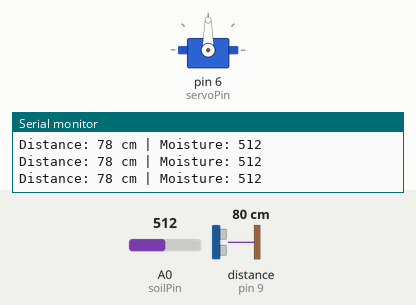
Bench run of a sketch on a simulated Arduino Uno, built with avr-gcc and run on an emulated ATmega328P. Parts: servo, the last lines printed to the serial monitor. Wiring (inferred from the names in the program): ultrasonic range finder: trigger pin 8; echo pin 9; servo: signal pin 6. The test bench sets the inputs (shaded band); at power-on: distance to the obstacle (sensor on pin 9) 80 cm, A0 (soilPin) = 512. The echo pulse lasts 58.3 µs per cm; servo pulses on a pin are drawn as a servo (544–2400 µs = 0–180°).

Above: at 1.2 s.
1.3 s: distance to the obstacle (sensor on pin 9) set to 17 cm
3.3 s: distance to the obstacle (sensor on pin 9) set to 13 cm
At 5.5 s:
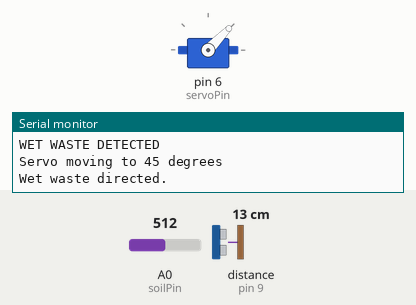
Timing chart, 0 to 10.7 s (numbered marks = the images above; inputs shaded):
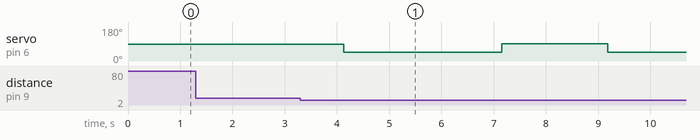

Measured:
- the behaviour switches between 16 and 15 cm on distance to the obstacle (sensor on pin 9) (found by bisection; images 0 and 1)
- after the input at 3.3 s, servo on pin 6 (servoPin): 90° → 46° after 0.83 s, → 91° 3.0 s later, → 46° 2.0 s later

The sketch:

smart_waste_segregation.ino
```cpp
// Smart Waste Segregation System
// Arduino UNO
// HC-SR04 + Soil Moisture Sensor + Servo Motor

const int trigPin = 8;
const int echoPin = 9;
const int soilPin = A0;
const int servoPin = 6;

long duration;
int distance;
int soil;

// Move servo to required angle
void moveServoTo(int angle)
{
  angle = constrain(angle, 0, 180);

  int pulseWidth = map(angle, 0, 180, 500, 2500);

  digitalWrite(servoPin, HIGH);
  delayMicroseconds(pulseWidth);
  digitalWrite(servoPin, LOW);

  delay(18);
}

void setup()
{
  Serial.begin(9600);

  pinMode(trigPin, OUTPUT);
  pinMode(echoPin, INPUT);
  pinMode(servoPin, OUTPUT);

  digitalWrite(trigPin, LOW);
  digitalWrite(servoPin, LOW);

  // Start servo at center
  moveServoTo(90);

  Serial.println("================================");
  Serial.println(" Smart Waste Segregation System");
  Serial.println("================================");
  Serial.println("System Ready");
}

void loop()
{
  // -----------------------------
  // Ultrasonic Sensor
  // -----------------------------

  digitalWrite(trigPin, LOW);
  delayMicroseconds(2);

  digitalWrite(trigPin, HIGH);
  delayMicroseconds(10);

  digitalWrite(trigPin, LOW);

  duration = pulseIn(echoPin, HIGH, 30000);

  if (duration == 0)
  {
    distance = 999;
  }
  else
  {
    distance = duration * 0.034 / 2;
  }

  // -----------------------------
  // Soil Moisture Sensor
  // -----------------------------

  soil = analogRead(soilPin);

  Serial.print("Distance: ");
  Serial.print(distance);
  Serial.print(" cm");

  Serial.print(" | Moisture: ");
  Serial.println(soil);

  // -----------------------------
  // Waste Detection
  // -----------------------------

  if (distance < 15)
  {
    Serial.println("Waste Detected!");

    delay(500);

    soil = analogRead(soilPin);

    Serial.print("Moisture Value: ");
    Serial.println(soil);

    // -----------------------------
    // Wet Waste
    // -----------------------------

    if (soil < 950)
    {
      Serial.println("WET WASTE DETECTED");
      Serial.println("Servo moving to 45 degrees");

      moveServoTo(45);

      Serial.println("Wet waste directed.");
    }

    // -----------------------------
    // Dry Waste
    // -----------------------------

    else
    {
      Serial.println("DRY WASTE DETECTED");
      Serial.println("Servo moving to 135 degrees");

      moveServoTo(135);

      Serial.println("Dry waste directed.");
    }

    // Allow waste to fall
    delay(3000);

    // Return servo to center
    Serial.println("Returning servo to center");

    moveServoTo(90);

    Serial.println("Ready for next waste.");
    Serial.println("--------------------------------");

    delay(1000);
  }

  delay(500);
}
```
